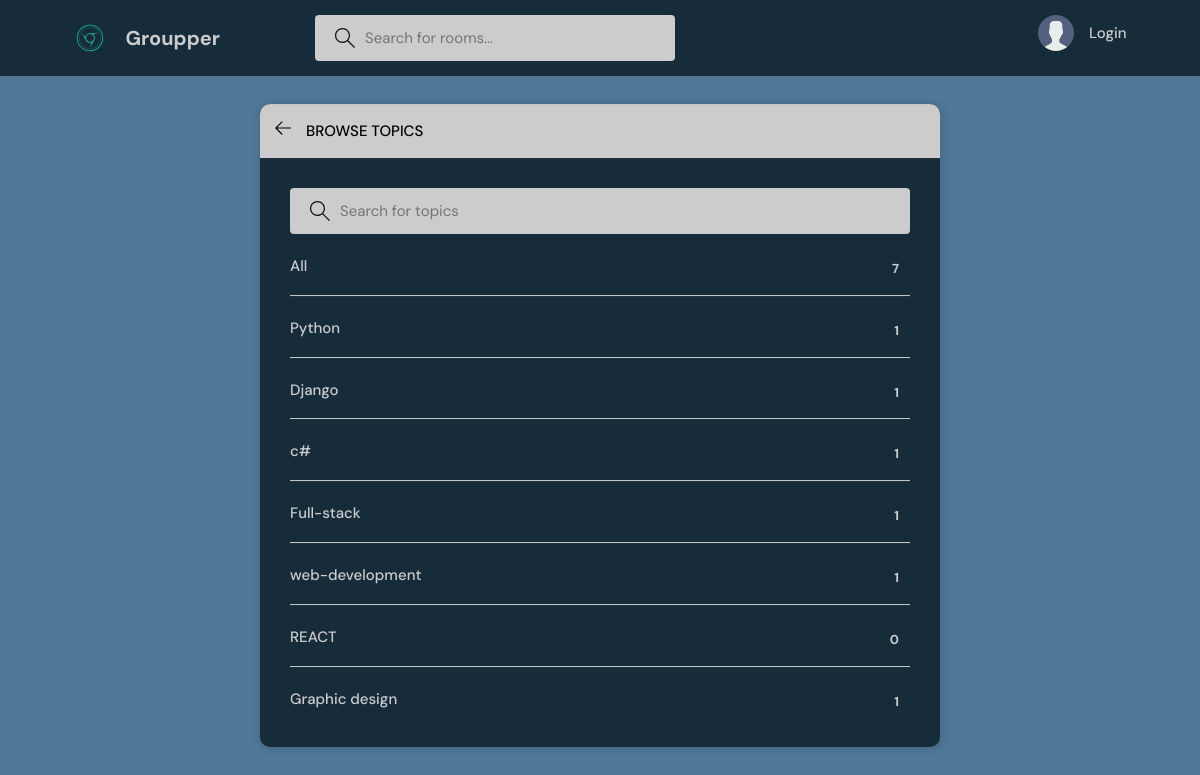
Before: /topics/ with the older database file.
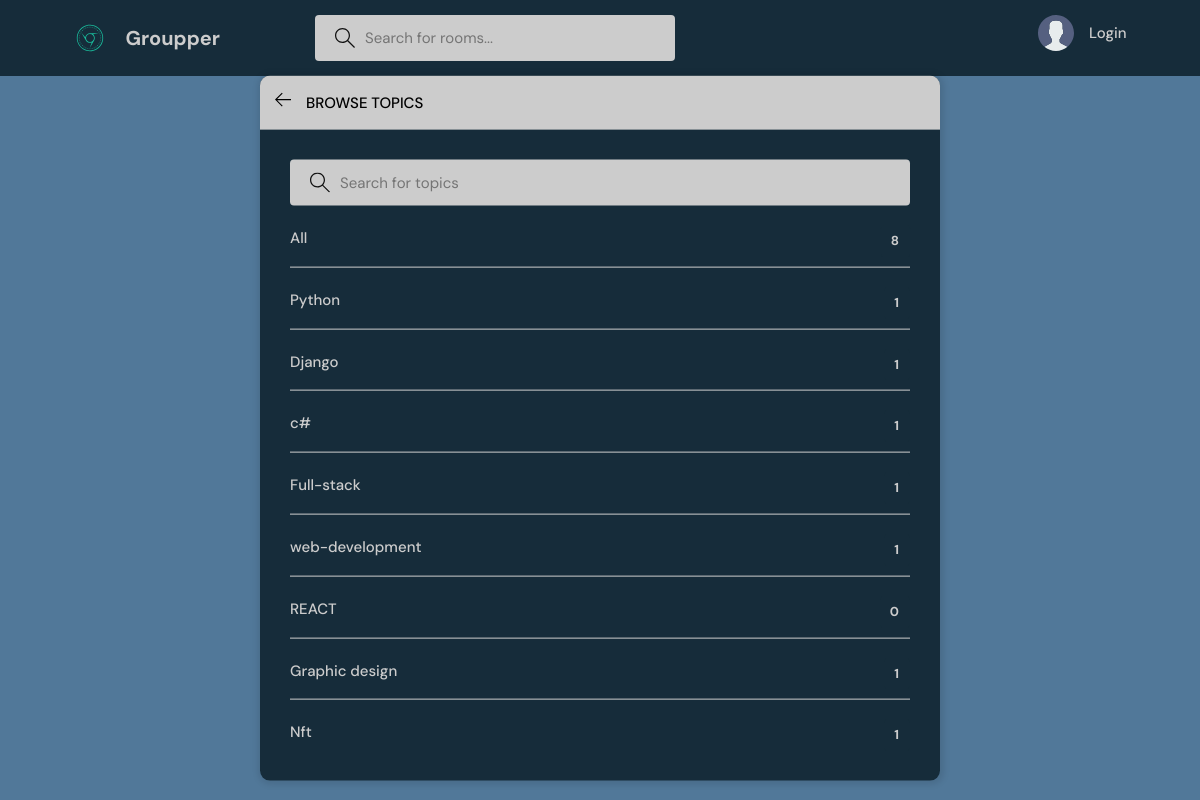
After: the same page with the newer database file.
### base/models.py (models this page shows, shortened)
class Topic(models.Model):
    name= models.CharField(max_length=200)

### base/views.py (the view)
# urls.py: path('topics/' , views.topicsPage, name="topics"),
def topicsPage(request):
    q = request.GET.get('q') if request.GET.get('q') != None  else ''
    topics = Topic.objects.filter(name__icontains=q)
    return render (request, 'base/topics.html' , {'topics':topics} )

### base/templates/base/topics.html (shortened to what this page needs)
{% extends 'main.html' %}
{% block content %}
<main class="create-room layout">
  <div class="container">
    <div class="layout__box">
      <div class="layout__boxHeader">
        <div class="layout__boxTitle">
          <a href="{% url 'home' %}">
            <svg version="1.1" xmlns="http://www.w3.org/2000/svg" width="32" height="32" viewBox="0 0 32 32">
              <title>arrow-left</title>
              <path
                d="M13.723 2.286l-13.723 13.714 13.719 13.714 1.616-1.611-10.96-10.96h27.625v-2.286h-27.625l10.965-10.965-1.616-1.607z">
              </path>
            </svg>
          </a>
          <h3>Browse Topics</h3>
        </div>
      </div>
      <div class="topics-page layout__body">
        <form action="" method="GET" class="header__search">
          <label>
            <input name="q" placeholder="Search for topics" />
          </label>
        </form>
        <ul class="topics__list">
          <li>
            <a href="{% url 'topics' %}" class="active">All <span>{{topics.count}}</span></a>
          </li>
          {% for topic in topics %}
          <li>
            <a href="{% url 'home' %}?q={{topic.name}}">{{ topic.name }} <span>{{topic.room_set.all.count}}</span></a>
          </li>
          {% endfor %}
        </ul>
      </div>
    </div>
  </div>
</main>
{% endblock content %}

### templates/main.html (shortened to what this page needs)
<!DOCTYPE html>
{% load static  %}
<html lang="en">
  <head>
    <link rel="stylesheet" href=" {% static 'styles/style.css' %}" />
  </head>
  <body>
    {% include 'navbar.html'%}
    {% block content %}
    {%endblock %}
  </body>
</html>

### templates/navbar.html (shortened to what this page needs)
{% load static  %}
   <header class="header header--loggedIn">
    <div class="container">
      <a href="{% url 'home' %}" class="header__logo">
        <img src="{% static 'images/logo3.svg' %}"/>
        <h1>Groupper</h1>
      </a>
      <form class="header__search" method="GET" action = "{% url 'home' %}" >
        <label>
          <input name="q" placeholder="Search for rooms..." />
        </label>
      </form>
      <nav class="header__menu">
        {% if request.user.is_authenticated %}
        <div class="header__user">
          <a href="{% url 'update-user'%}">
            <div class="avatar avatar--medium active">
              <img src="{{request.user.avatar.url}}" />
            </div>
            <p>{{request.user.username}}<span>@{{request.user.username}} </span></p>
          </a>
          <button class="dropdown-button">
            <svg version="1.1" xmlns="http://www.w3.org/2000/svg" width="32" height="32" viewBox="0 0 32 32">
              <title>chevron-down</title>
              <path d="M16 21l-13-13h-3l16 16 16-16h-3l-13 13z"></path>
            </svg>
          </button>
        </div>
        {% else %}
        <a href="{% url 'login' %}">
            <img src="{% static 'images/avatar.svg' %}" />
            <p>Login</p>
        </a>
        {% endif %}
      </nav>
    </div>
  </header>

### static/styles/style.css (style rules this page uses)
:root { --color-main: #000000; --color-main-light: #cccccc; --color-dark-light: #cccccc; --color-light: #000000; --color-gray: #111111; --color-light-gray: #000000; --color-dark-medium: #cccccc; --color-dark: rgb(22, 44, 58); --color-bg: rgb(81, 120, 153); --color-success: #5dd693; --color-error: #000000; }
* { font-family: "DM Sans", -apple-system, BlinkMacSystemFont, "Segoe UI", Roboto, Oxygen, Ubuntu, Cantarell, "Open Sans", "Helvetica Neue", sans-serif; margin: 0; padding: 0; box-sizing: border-box; text-rendering: optimizeLegibility; font-size: inherit; }
html { font-size: 56.25%; }
@media only screen and (min-width: 1200px) { html { font-size: 62.5%; } }
body { line-height: 1.6; font-weight: 400; font-size: 1.5rem; color: var(--color-light-gray); background-color: var(--color-bg); min-height: 100vh; }
img { width: 100%; }
a { display: inline-block; color: var(--color-main-light); text-decoration: none; }
.container { max-width: 120rem; width: 90%; margin: auto; }
.header { padding: 1.5rem; background-color: var(--color-dark); }
.header > .container { display: flex; gap: 9.5rem; }
.header__logo, .header__user { display: flex; gap: 2rem; align-items: center; }
.header__logo > img { height: 3.2rem; width: 3.2rem; }
.header__logo > h1 { font-weight: 700; font-size: 2rem; color: var(--color-main-light); }
.header__search > label { background-color: var(--color-dark-medium); padding: 1.3rem 1rem; display: flex; align-items: center; gap: 1rem; border-radius: 4px; }
.header__search svg { fill: var(--color-gray); width: 2rem; height: 2rem; margin-left: 1rem; }
.header__search input { width: 30rem; background: transparent; border: none; outline: none; color: var(--color-light); }
.header__menu { margin-left: auto; position: relative; }
.header__menu a { display: flex; gap: 1.5rem; align-items: center; font-weight: 500; text-decoration: none; color: var(--color-main-light); }
.header__menu img { height: 3.6rem; }
.header__menu p { line-height: 1.2; }
.layout { margin-top: 2.4rem; }
.layout > .container { display: flex; justify-content: space-between; align-items: flex-start; }
.layout__box { width: 90%; max-width: 48rem; min-height: 40rem; position: absolute; top: 50%; left: 50%; transform: translate(-50%, -46%); background-color: var(--color-dark); border-radius: 1rem; box-shadow: 1px 1px 6px 3px rgba(0, 0, 0, 0.1); overflow: hidden; }
.layout__boxHeader { display: flex; padding: 1.5rem; background-color: var(--color-dark-light); }
.layout__boxTitle { display: flex; gap: 1.5rem; align-items: center; }
.layout__boxTitle h3 { text-transform: uppercase; font-weight: 500; color: var(--color-light); }
.layout__boxTitle svg { width: 1.6rem; height: 1.6rem; fill: var(--color-main); }
.layout__body { margin: 3rem; }
.topics__list { list-style: none; }
.topics__list li a { display: flex; justify-content: space-between; margin-bottom: 3rem; font-weight: 500; color: var(--color-main-light); transition: all 0.3s ease-in-out; }
.topics__list li a.active, .topics__list li a:hover { color: var(--color-main-light); }
.topics__list li a span { padding: 0.5rem 1rem; background-color: var(--color-dark); border-radius: 3px; font-size: 1.3rem; font-weight: 700; letter-spacing: 1px; }
.topics-page .topics__list li:not(:last-child) a { margin: 2rem 0; padding-bottom: 1rem; text-decoration: none; border-bottom: 1px solid var(--color-main-light); }
.topics-page .header__search { display: block; }
.create-room.layout .layout__box { max-width: 68rem; }

Changed rows visible on the page:
added Topic: name "Nft", room_set.all.count "1"
Other visible differences:
{{ topics.count }}: "7" → "8"
